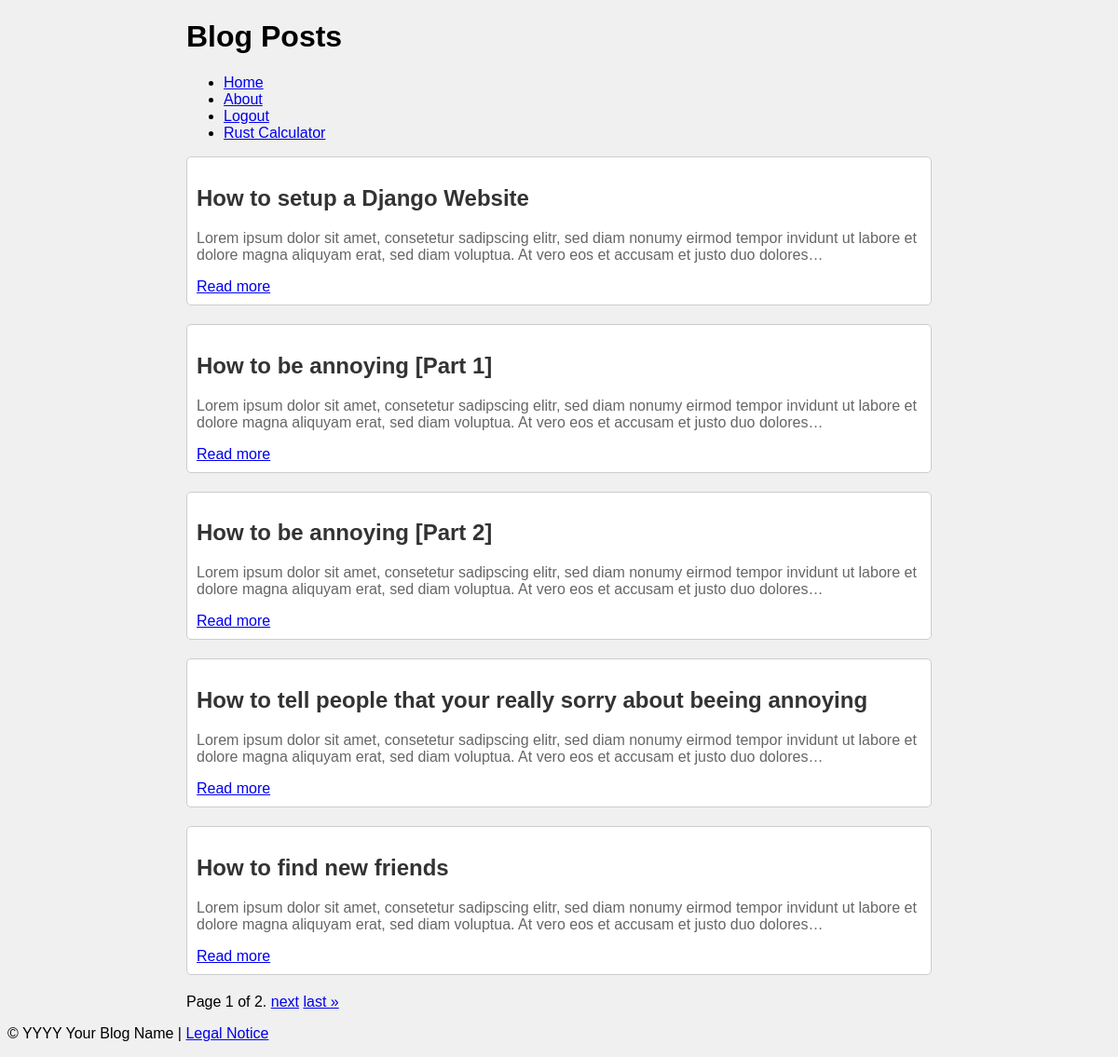
The page / on the database its author committed.
### blog/models.py (models this page shows, shortened)
class Post(models.Model):
    title = models.CharField(max_length=200)
    content = models.TextField()
    created_at = models.DateTimeField(auto_now_add=True)

### blog/views.py (the view)
# urls.py: path('', views.post_list, name='post_list'),
def post_list(request):
    posts = Post.objects.all()
    paginator = Paginator(posts, 5)
    page = request.GET.get('page')
    try:
        posts = paginator.page(page)
    except PageNotAnInteger:
        posts = paginator.page(1)
    except EmptyPage:
        posts = paginator.page(paginator.num_pages)
    return render(request, 'blog/post_list.html', {'posts': posts})

### blog/templates/blog/post_list.html (shortened to what this page needs)
<!DOCTYPE html>
<html>
<head>
    {% load static %}
    <link rel="stylesheet" href="{% static 'blog/post_list.css' %}">
</head>
<body>
    <div class="content-wrapper">
        <h1>Blog Posts</h1>
        <nav>
            <ul>
                <li><a href="{% url 'post_list' %}">Home</a></li>
                <li><a href="{% url 'about' %}">About</a></li>
                <li><a href="{% url 'logout' %}">Logout</a></li>
                <li><a href="{% url 'rust_calculator' %}">Rust Calculator</a></li>
            </ul>
        </nav>
        {% for post in posts %}
            <div class="post">
                <h2>{{ post.title }}</h2>
                <p>{{ post.content|truncatechars:200 }}</p>
                <a href="{% url 'post_detail' pk=post.pk %}">Read more</a>
            </div>
        {% endfor %}
        <div class="pagination">
            <span class="step-links">
                <span class="current">
                    Page {{ posts.number }} of {{ posts.paginator.num_pages }}.
                </span>
                {% if posts.has_next %}
                    <a href="?page={{ posts.next_page_number }}">next</a>
                    <a href="?page={{ posts.paginator.num_pages }}">last &raquo;</a>
                {% endif %}
            </span>
        </div>
    </div>
</body>
<footer>
    <p>© YYYY Your Blog Name | <a href="{% url 'legal_notice' %}">Legal Notice</a></p>
</footer>
</html>

### blog/static/blog/post_list.css (style rules this page uses)
body { font-family: Arial, sans-serif; background-color: #f0f0f0; }
.post { border: 1px solid #ccc; border-radius: 5px; padding: 10px; margin-bottom: 20px; background-color: #fff; }
.post h2 { color: #333; }
.post p { color: #666; }
.content-wrapper { margin: 0 auto; max-width: 800px; }

### rows shown on the page
Post: title "How to setup a Django Website", content "Lorem ipsum dolor sit amet, consetetur sadipscing elitr, sed diam nonumy eirmod tempor invidunt ut labore et dolore magna aliquyam erat, sed diam voluptua. At vero eos et accusam et justo duo dolores…"
Post: title "How to be annoying [Part 1]", content "Lorem ipsum dolor sit amet, consetetur sadipscing elitr, sed diam nonumy eirmod tempor invidunt ut labore et dolore magna aliquyam erat, sed diam voluptua. At vero eos et accusam et justo duo dolores…"
Post: title "How to be annoying [Part 2]", content "Lorem ipsum dolor sit amet, consetetur sadipscing elitr, sed diam nonumy eirmod tempor invidunt ut labore et dolore magna aliquyam erat, sed diam voluptua. At vero eos et accusam et justo duo dolores…"
Post: title "How to tell people that your really sorry about beeing annoying", content "Lorem ipsum dolor sit amet, consetetur sadipscing elitr, sed diam nonumy eirmod tempor invidunt ut labore et dolore magna aliquyam erat, sed diam voluptua. At vero eos et accusam et justo duo dolores…"
Post: title "How to find new friends", content "Lorem ipsum dolor sit amet, consetetur sadipscing elitr, sed diam nonumy eirmod tempor invidunt ut labore et dolore magna aliquyam erat, sed diam voluptua. At vero eos et accusam et justo duo dolores…"

### other values the page prints
{{ posts.number }} "1"
{{ posts.paginator.num_pages }} "2"
